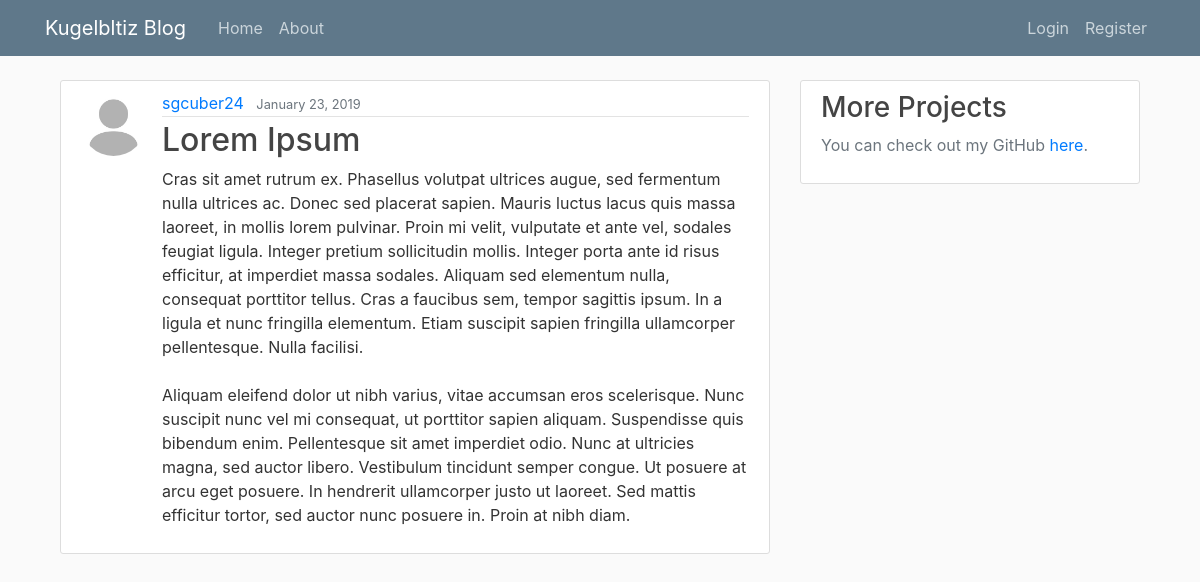
The app's page /post/14/ with its own data.
### blog/models.py (models this page shows, shortened)
class post(models.Model):
    title=models.CharField(max_length=100)
    content=models.TextField()
    date=models.DateTimeField(default=timezone.now)
    author=models.ForeignKey(User, on_delete=models.CASCADE)

### users/models.py (models this page shows, shortened)
class Profile(models.Model):
    user=models.OneToOneField(User, on_delete=models.CASCADE)
    image=models.ImageField(default='default.jpg', upload_to='profile-pics')

### blog/views.py (the view)
# urls.py: path('post/<int:pk>/', PostDetailView.as_view(), name='post-detail'),
class PostDetailView(DetailView):
    model = post

### blog/templates/blog/post_detail.html (shortened to what this page needs)
{% extends "blog/base.html" %}
{% block content %}
      <article class="media content-section">
        <img src="{{ object.author.profile.image.url }}" alt="" class="rounded-circle article-img">
        <div class="media-body">
          <div class="article-metadata">
            <a class="mr-2" href="{% url 'user-posts' object.author.username %}">{{ object.author }}</a>
            <small class="text-muted">{{ object.date|date:"F d, Y" }}</small>
          </div>
          <h2 class="article-title">{{ object.title }}</h2>
          <p class="article-content">{{ object.content }}</p>
        </div>
      </article>
{% endblock content %}

### blog/static/blog/main.css (style rules this page uses)
body { background: #fafafa; color: #333333; margin-top: 5rem; }
h1, h2, h3, h4, h5, h6 { color: #444444; }
.content-section { background: #ffffff; padding: 10px 20px; border: 1px solid #dddddd; border-radius: 3px; margin-bottom: 20px; }
.article-title { color: #444444; }
.article-content { white-space: pre-line; }
.article-img { height: 65px; width: 65px; margin-right: 16px; }
.article-metadata { padding-bottom: 1px; margin-bottom: 4px; border-bottom: 1px solid #e3e3e3 }

### records on screen
post: author.profile.image (placeholder picture), author "sgcuber24", date "January 23, 2019", title "Lorem Ipsum", content "Cras sit amet rutrum ex. Phasellus volutpat ultrices augue, sed fermentum nulla ultrices ac. Donec sed placerat sapien. Mauris luctus lacus quis massa laoreet, in mollis lorem pulvinar. Proin mi velit, vulputate et ante vel, sodales feugiat ligula. Integer pretium sollicitudin mollis. Integer porta ante id risus efficitur, at imperdiet massa sodales. Aliquam sed elementum nulla, consequat porttitor tellus. Cras a faucibus sem, tempor sagittis ipsum. In a ligula et nunc fringilla elementum. Etiam suscipit sapien fringilla ullamcorper pellentesque. Nulla facilisi. Aliquam eleifend dolor ut nibh varius, vitae accumsan eros scelerisque. Nunc suscipit nunc vel mi consequat, ut porttitor sapien…"
